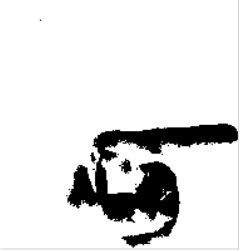
#> input picture ASL/signs/z.jpg, 251 x 250 px, found by its file name; its folder holds 5 pictures in this run
$ jupyter execute --allow-errors Test3.ipynb   (shell and % lines are left out)
#> lines starting #> are read from the running program, lines starting #| are printed output that depends on the picture; after the words box and inside, x2 and y2 are one past the last pixel; in counts of white or black regions, pixels touching at a corner belong together
[cell 1]
import pickle as cPickle
import gzip

import numpy as np
%pylab inline
import matplotlib.pyplot as pl

from PIL import Image
import PIL.ImageOps

[cell 2]
dirPath = 'ASL/signs/'
import os
signs = ''
for f in os.listdir(dirPath):
    fname = dirPath+f
    base=os.path.basename(fname)
    sign = os.path.splitext(base)[0]
    signs += sign
    pass
signs = sorted(signs)
print(signs)
print(len(signs))
signs.index('z')

[cell 3]
im = Image.open('ASL/signs/z.jpg')
#> im is the input picture: PIL image 251x250 RGB; min 0, max 255, mean 225.3
im = PIL.ImageOps.invert(im)
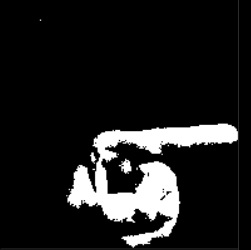
#> im: PIL image 251x250 RGB; min 0, max 255, mean 29.7
im = im.convert('1')
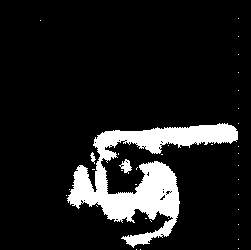
#> im: PIL image 251x250 1; 11.5% white; 36 white regions (33 under 20 px), largest, box (x1, y1, x2, y2) and area: (67, 123, 238, 248) 7052, (119, 159, 132, 174) 98, (90, 152, 96, 164) 34
im.save('result.png')
(width, height) = im.size
#> width = 251; height = 250
im.size
print(im.size)
#| (251, 250)
px=im.getpixel((60, 95))
#> px = 0
print(px)
#| 0

imgB = np.asarray(im)
imgB
pl.imshow(imgB,cmap='Greys')

[cell 4]
def load_data():
    '''
    traning_data - массив из 50000 тренировочных примеров,
    0 - элемент содержит массив массивов бит изображений
    1 - соответствующий картинке номер
    validation_data и test_data аналогичные, но содержат
    по 10000 значений
    '''
    f = gzip.open('mnist.pkl.gz', 'rb')
    training_data, validation_data, test_data = cPickle.load(f,encoding='latin1')
    f.close()
    return (training_data, validation_data, test_data)

[cell 5]
# [4 lines left out: function vectorized_result, not called in this run]

[cell 6]
# [14 lines left out: function load_data_wrapper, not called in this run]

[cell 7]
# training, validation, test=load_data_wrapper()

[cell 8]
#trd = list(training)

[cell 9]
# [8 lines of commented-out code are left out]

[cell 10]
# [9 lines left out: function vectorized_result, not called in this run]

#> (a cell that did not finish here is left out)

#> (a cell that did not finish here is left out)

[cell 13]
#testInput = np.arange(-6,6,0.01)
#plot(testInput, sigmoid(testInput), linewidth= 2)
#grid(1)

[cell 14]
#net = Neural_Network()

[cell 15]
#net.forward(X)

[cell 16]
class Neural_Network(object):
    def __init__(self):
        #Define Hyperparameters
        self.inputLayerSize = 28*28
        self.outputLayerSize = 10
        self.hiddenLayerSize = 20

        #Weights (parameters)
        self.W1 = np.random.randn(self.inputLayerSize,self.hiddenLayerSize)
        self.W2 = np.random.randn(self.hiddenLayerSize,self.outputLayerSize)
        # print (self.W1.shape,self.W2.shape)

    # [8 lines left out: function forward, not called in this run]

    def sigmoid(self, z):
        #Apply sigmoid activation function to scalar, vector, or matrix
        return 1/(1+np.exp(-z))

    def sigmoidPrime(self,z):
        #Gradient of sigmoid
        return np.exp(-z)/((1+np.exp(-z))**2)

    # [49 lines left out: functions costFunction, costFunctionPrime, getParams, setParams, not called in this run]

    def computeGradients(self, X, y):
        dJdW1, dJdW2 = self.costFunctionPrime(X, y)
        return np.concatenate((dJdW1.ravel(), dJdW2.ravel()))

[cell 17]
NN = Neural_Network()

#> (a cell that did not finish here is left out)

#> (a cell that did not finish here is left out)

#> (a cell that did not finish here is left out)

#> (a cell that did not finish here is left out)

[cell 22]
costarr=[]
#> (the rest of this cell did not finish here and is left out)

#> (a cell that did not finish here is left out)

[cell 24]
plot(costarr)
grid(1)
xlabel('Iterations')
ylabel('Cost')
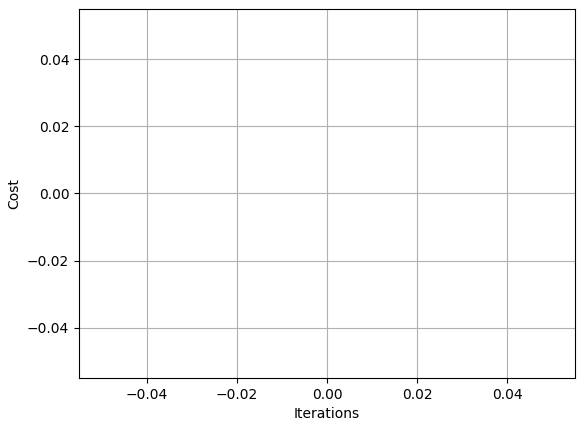
#> figure drawn by matplotlib, 1 panel
